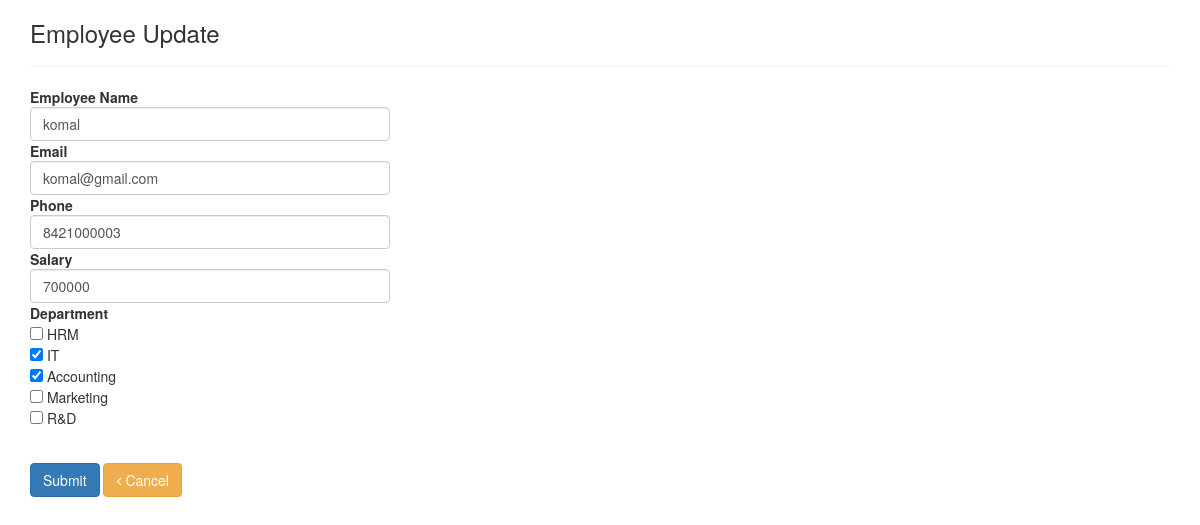
The app's page /employee/edit/3 with its own data.
### tables this page shows
CREATE TABLE IF NOT EXISTS `employee` (
  `emp_id` int(11) NOT NULL,
  `emp_name` varchar(255) NOT NULL,
  `email_address` varchar(150) NOT NULL,
  `phone_no` bigint(20) NOT NULL,
  `salary` float NOT NULL,
  `status` tinyint(4) NOT NULL COMMENT '0-Inactive,1-Active,2-Delete'
);

CREATE TABLE IF NOT EXISTS `department` (
  `id` int(11) NOT NULL,
  `name` varchar(100) NOT NULL
);

### application/controllers/Employee.php (called while the page is built, shortened)
<?php
class Employee extends CI_Controller {
	public function __construct()
	{
		$this->load->model('employee_model');
		$this->load->helper('email');
		$this->load->library('form_validation');
	}
	public function edit($emp_id='')
	{
		$result = $this->employee_model->getsingleemployee($emp_id);
		$department = $this->employee_model->getdepartment();
		$this->load->view('edit',['result'=>$result,'department'=>$department]);
	}
}

### index.php (called while the page is built, shortened)
<?php
require_once BASEPATH.'core/CodeIgniter.php';

### application/models/employee_model.php (called while the page is built, shortened)
<?php
class Employee_model extends CI_model
{
	public function getdepartment()
	{
		$query = $this->db->select("*")->get('department');
		return $query->result();
	}
	public function getsingleemployee($emp_id)
	{
		$query = $this->db->select("*")->where('emp_id',$emp_id)->get('employee');
		return $query->row();
	}
}
?>

### application/views/edit.php (the view, shortened to what this page needs)
<!DOCTYPE html>
<html>
<head>
</head>
	<?php echo link_tag('https://maxcdn.bootstrapcdn.com/bootstrap/3.3.0/css/bootstrap.min.css'); ?>
	<link rel="stylesheet" href="https://maxcdn.bootstrapcdn.com/bootstrap/3.3.7/css/bootstrap.min.css" />
	<link rel="stylesheet" type="text/css" href="https://stackpath.bootstrapcdn.com/font-awesome/4.7.0/css/font-awesome.min.css">
<body>
	<div class="container">
		<div class="row">
			<div class="col-md-12">
			<h3>Employee Update</h3>
			<hr>
			<?php echo form_open_multipart('employee/save',['name'=>'insertdata','autocomplete'=>'off']);?>
				<div class="row">
					<div class="col-md-4"><b>Employee Name</b>
						<?php echo form_input(['name'=>'emp_name','class'=>'form-control','value'=>set_value('emp_name',$result->emp_name)]); ?>
					</div>
				</div>
				<div class="row">
					<div class="col-md-4"><b>Email</b>
						<?php echo form_input(['name'=>'email_address','class'=>'form-control','value'=>set_value('email_address',$result->email_address)]); ?>
					</div>
				</div>
				<div class="row">
					<div class="col-md-4"><b>Phone</b>
						<?php echo form_input(['name'=>'phone_no','class'=>'form-control','value'=>set_value('phone_no',$result->phone_no)]); ?>
					</div>
				</div>
				<div class="row">
					<div class="col-md-4"><b>Salary</b>
						<?php echo form_input(['name'=>'salary','class'=>'form-control','value'=>set_value('salary',$result->salary)]); ?>
					</div>
				</div>
				<div class="row">
					<div class="col-md-4"><b>Department</b><br>
				        <?
				        $depa = $this->db->query("SELECT GROUP_CONCAT(dep_id SEPARATOR ', ') as dep_id from details where emp_id = ".$result->emp_id);
				        $d = $depa->row();
				        if (count($department) > 0) {
					        foreach ($department as $dep) :
					            $che = '';
					        	if(in_array($dep->id,explode(',', $d->dep_id)))
					        	{
					        		$che = "checked";
					        	}
					        	?>
					        <input type="checkbox" name="department_id[]" value="<?=$dep->id?>" <?= $che ?>> <?=$dep->name?>
					        <br>
								<? endforeach ;
							} ?>
					</div>
				</div>
				<div class="row">
					<div class="col-md-4" style="margin-top: 3%">
						<?php echo form_submit(['name'=>'insert','value'=>'Submit','class'=>'btn btn-primary']); ?>
						 <a href="<?php echo base_url(); ?>" name="Cancel" class="btn  btn-warning "><i class="fa fa-angle-left"></i> Cancel</a>
					</div>
				</div>
			<?php echo form_close();?>
		</div>
		</div>
	</div>
</body>
</html>

### records on screen
employee: emp_name "komal", email_address "komal@gmail.com", phone_no "8421000003", salary "700000"
department: name "HRM"
department: name "IT"
department: name "Accounting"
department: name "Marketing"
department: name "R&D"
